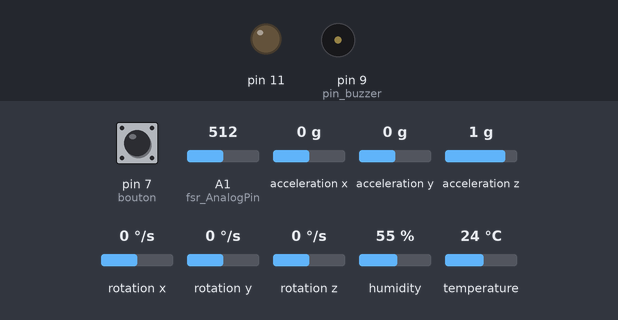
Recording of a sketch running on a simulated Arduino Uno, built with avr-gcc and run on an emulated ATmega328P. Shown: output pins drawn as LEDs (lit = HIGH), buzzer (waves = sounding). The test bench sets the inputs (shaded band); at power-on: acceleration z 1 g, pin 7 (bouton) HIGH, A1 (fsr_AnalogPin) = 512, acceleration x 0 g, acceleration y 0 g, rotation x 0 °/s, rotation y 0 °/s, rotation z 0 °/s, humidity 55 %, temperature 24 °C. What the sketch prints to the serial monitor is not drawn.

Above: at 2.7 s.
2.8 s: acceleration z set to 0.1 g
6.2 s: acceleration z set to -0.2 g
8.2 s: pin 7 (bouton) pulled LOW for 0.15 s
At 8.3 s:
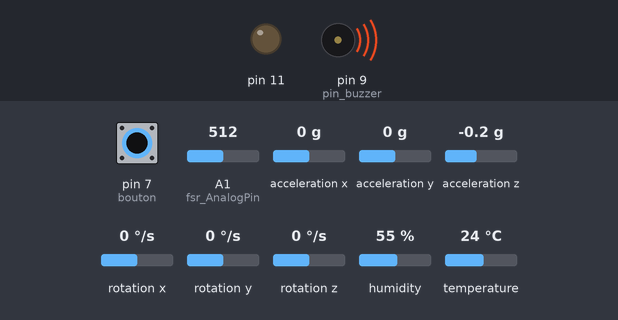
16.3 s: pin 7 (bouton) pulled LOW for 1 s
At 18.2 s:
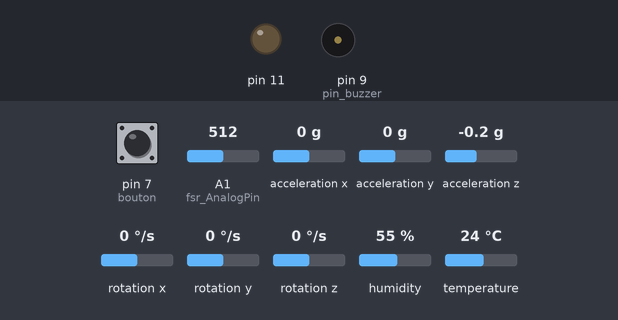
Timing chart, 0 to 19.7 s (numbered marks = the images above; inputs shaded):
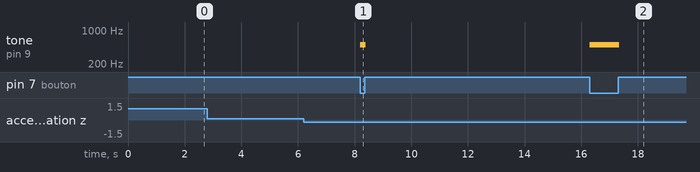

The sketch:

Code_carte_canne.ino
```cpp
//===================================================================================
//--------------------------------CODE WECANE----------------------------------------
//===================================================================================


#include <dht.h>               // Librairie dth11
#include <MPU6050_tockn.h>     // Librairie accéléromètre MPU6050
#include <Wire.h>              // Librairie accéléromètre MPU6050
#include <SoftwareSerial.h>

#define dht_apin A0             // Definition dht11 pin A0
SoftwareSerial sim800l(2,3);    // Definition sim800l ( TX->2 ,RX->3 )
MPU6050 mpu6050(Wire);          // Defnition de la connexion MPU6050

//++++++++++++++++++++++++++Déclaration des Varibles+++++++++++++++++++++++++++++++++
float acceleration = 0 ;
int previous_acc ;
int current_acc ;
int nb_pas = 0  ;
long prevMillis_accelerometre = 0  ;
int accelerometre_delay = 200 ;
long prevMillis_temp = 0 ;
int temp_delay = 2000 ;
long prevMillis_pas = 0 ;
int pas_delay = 3000 ;
const byte bouton = 7 ;
int etat_bouton =0 ;
int pin_buzzer  = 9 ;
int fsr_valeur ;
int fsr_AnalogPin = 1;
//+++++++++++++++++++++++++++++++++++++++++++++++++++++++++++++++++++++++++++++++++++
dht DHT;

//==========================================Partie Initialisation=====================================================
void setup() {
    Serial.begin(115200);                                         // Déclaration communication Bluetooth sur la carte
    sim800l.begin(9600);                                          // Déclaration communication avec Bluno
    Wire.begin();                                                 // Déclaration communication avec accéléromètre
    pinMode(11, OUTPUT);
    mpu6050.begin();                                              // Initialisation accéléromètre
    delay(500);                                                   // Delay to let system boot
    Serial.println("DHT11 Humidity & temperature Sensor\n\n");    // Information d'attente dht11
    delay(1000);                                                  // Wait before accessing Sensor
    mpu6050.update();                                             // Prise des valeurs de l'accéléromètre
    previous_acc = mpu6050.getAccZ() * 100 ;                      // Premier prise de l'axe Z de l'accéléromètre
   pinMode(bouton, INPUT_PULLUP);                                 // Déclaration du bouton avec filtre anti-rebond
}
//=============================================Fin Initialisation=====================================================

//====================================================================================================================
//============================================= WeCane allumée =======================================================
void loop()
{

if (millis() - prevMillis_temp > temp_delay )               // Intérruption temporaire pour l'envoi de la température et l'humiditée
    {
      DHT.read11(dht_apin);                                 // Lecture de la valeur du capteur
      byte buffer[3] = {0xAD,                               // Definition de l'ID du message
                        (byte)DHT.temperature,              // Definition de la température sur un octet pour la data
                        (byte)DHT.humidity                  // Definition de l'humiditée sur un octet pour la data
                       };
    Serial.write(buffer, sizeof(buffer));                   // Envoi par bluetooth des données
    prevMillis_temp = millis() ;                            // Prise du temps actuel pour définir la prochaine interruption temporaire
    }

if (millis() - prevMillis_pas > pas_delay  )                // Intérruption temporaire pour l'envoi du nombre de pas
    {
    byte buffer3[2] = {0xAB,                                // Definition de l'ID du message
                          (byte)nb_pas                      // Definition de la valeurs de la variable nb_pas sur un octet pour la data
                         };
    Serial.write(buffer3, sizeof(buffer3));                 // Envoi par bluetooth des données
    prevMillis_pas = millis() ;                             // Prise du temps actuel pour définir la prochaine interruption temporaire
    }

if (millis() - prevMillis_accelerometre > accelerometre_delay )    // Intérruption temporaire pour l'envoi des valeurs de l'accéléromètre
    {
      mpu6050.update();                                            // Prise des valeurs de l'accéléromètre
      int x = mpu6050.getAccX() * 100 ;                            // Definition x comme valeurs de l'axe x de l'accéromètre avec un gain de 100
      int y = mpu6050.getAccY() * 100 ;                            // Definition y comme valeurs de l'axe y de l'accéromètre avec un gain de 100
      int z = mpu6050.getAccZ() * 100 ;                            // Definition z comme valeurs de l'axe z de l'accéromètre avec un gain de 100
      current_acc = z ;                                            // Definition de z comme valeur de mouvement
      byte buffer2[4] = {0xAC,                                     // Definition de l'ID du message
                          (byte)x,                                 // Definition de la valeurs de la variable x sur un octet pour la data
                          (byte)y,                                 // Definition de la valeurs de la variable y sur un octet pour la data
                          (byte)z                                  // Definition de la valeurs de la variable z sur un octet pour la data
                         };
      Serial.write(buffer2, sizeof(buffer2));                      // Envoi par bluetooth des données
      fsr_valeur = analogRead(fsr_AnalogPin);                      // Lecture de la valeur du capteur de force
          if( previous_acc - current_acc > 100 && fsr_valeur > 30 || previous_acc - current_acc < -100 && fsr_valeur > 30) // Si vous tenez la canne et que vous tombez
          {
                Send_SMS() ;                             // Envoi d'un SMS d'alerte
                while(digitalRead(bouton) == HIGH ){     // Réalistion du code ci-dessous tant que le bouton n'est pas appuyé
                 tone(pin_buzzer , 500 , 50) ;           // Faire sonner le buzzer
                }
          }
          if( previous_acc - current_acc > 30 && fsr_valeur > 30 || previous_acc - current_acc < -30 && fsr_valeur > 30)   // Si vous tenez la canne et que vous faites un pas
          {
                nb_pas++ ;                               // Incrémetation de la variables de pas
          }
    previous_acc = current_acc ;                         // Mise de jour de la variable de mouvement pour capturer le mouvement
    prevMillis_accelerometre = millis() ;                // Prise du temps actuel pour définir la prochaine interruption temporaire
    }


    if(Serial.available())                              // Si on reçoit quelque chose sur le module Bluetooth
    {
             byte cmd = Serial.read();                  // Lire la donnée reçue

          if (cmd == 0x01) {                            // Si le message est 0x01
            tone(pin_buzzer , 500 , 1000) ;             // Faire sonner le buzzer pendant 1 seconde
          }
    }

    if(digitalRead(bouton) == LOW)                      // Si on appuie sur le bouton physique
    {
      while(digitalRead(bouton) == LOW ){               // Réalistion du code ci-dessous tant que le bouton est appuyé
       tone(pin_buzzer , 500 , 50) ;                    // Faire sonner le buzzer
      }
    }

}
//====================================================================================================================

//=========================================== Fonction envoi d'un SMS ================================================
void Send_SMS(){
  sim800l.print("AT+CMGF=1\r");                   // Mise en mode rédaction SMS
  delay(100);                                     // Attente de mise en place
  sim800l.print("AT+CMGS=\"+33760402867\"\r");    // Définition du numéro d'envoi
  delay(500);                                     // Attente de mise en place
  sim800l.print("LA PERSONNE EST TOMBEE !");      // Rédaction du message
  delay(500);                                     // Attente de mise en place
  sim800l.print((char)26);                        // Point de fin de rédaction du SMS
  delay(500);                                     // Attente de mise en place
  sim800l.println();                              // Envoi du SMS
  delay(500);                                     // Attente de mise en place
}
//====================================================================================================================
```

Measured:
- after the input at 2.8 s, every drawn part: stays the same
- after the input at 6.2 s, every drawn part: stays the same
- after the input at 8.2 s, tone on pin 9 (pin_buzzer): silent → 500 Hz at once, → silent 0.20 s later
- after the input at 16.3 s, tone on pin 9 (pin_buzzer): silent → 500 Hz at once, → silent 1.0 s later
